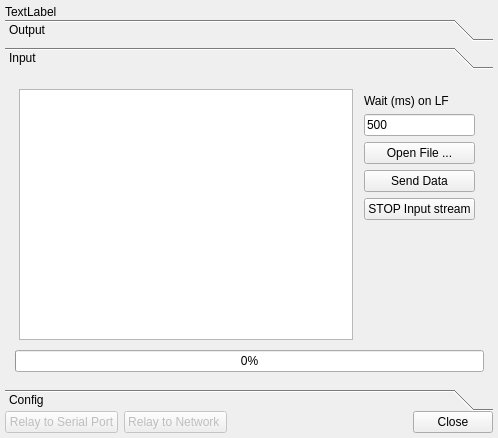
<?xml version="1.0" encoding="UTF-8"?>
<ui version="4.0">
 <class>CUartConsole</class>
 <widget class="QWidget" name="CUartConsole">
  <property name="geometry">
   <rect>
    <x>0</x>
    <y>0</y>
    <width>498</width>
    <height>438</height>
   </rect>
  </property>
  <property name="windowTitle">
   <string>Form</string>
  </property>
  <layout class="QVBoxLayout" name="verticalLayout_4">
   <property name="spacing">
    <number>5</number>
   </property>
   <property name="margin">
    <number>5</number>
   </property>
   <item>
    <layout class="QVBoxLayout">
     <property name="spacing">
      <number>0</number>
     </property>
     <property name="margin">
      <number>0</number>
     </property>
     <item>
      <widget class="QLabel" name="ConnectLbl">
       <property name="text">
        <string>TextLabel</string>
       </property>
      </widget>
     </item>
     <item>
      <widget class="QToolBox" name="toolBox">
       <property name="sizePolicy">
        <sizepolicy hsizetype="Expanding" vsizetype="Expanding">
         <horstretch>0</horstretch>
         <verstretch>0</verstretch>
        </sizepolicy>
       </property>
       <property name="layoutDirection">
        <enum>Qt::LeftToRight</enum>
       </property>
       <property name="currentIndex">
        <number>1</number>
       </property>
       <widget class="QWidget" name="output">
        <property name="geometry">
         <rect>
          <x>0</x>
          <y>0</y>
          <width>486</width>
          <height>307</height>
         </rect>
        </property>
        <attribute name="label">
         <string>Output</string>
        </attribute>
        <layout class="QVBoxLayout" name="verticalLayout_3">
         <item>
          <layout class="QHBoxLayout" name="_2">
           <property name="spacing">
            <number>6</number>
           </property>
           <property name="margin">
            <number>4</number>
           </property>
           <item>
            <widget class="QTextEdit" name="textEdit_out">
             <property name="sizePolicy">
              <sizepolicy hsizetype="Expanding" vsizetype="MinimumExpanding">
               <horstretch>0</horstretch>
               <verstretch>0</verstretch>
              </sizepolicy>
             </property>
             <property name="readOnly">
              <bool>true</bool>
             </property>
             <property name="acceptRichText">
              <bool>false</bool>
             </property>
            </widget>
           </item>
           <item>
            <layout class="QVBoxLayout" name="_3">
             <property name="spacing">
              <number>6</number>
             </property>
             <property name="margin">
              <number>4</number>
             </property>
             <item>
              <widget class="QPushButton" name="pbClear">
               <property name="minimumSize">
                <size>
                 <width>108</width>
                 <height>0</height>
                </size>
               </property>
               <property name="text">
                <string>Clear Console</string>
               </property>
              </widget>
             </item>
             <item>
              <widget class="QPushButton" name="pbSaveTo">
               <property name="enabled">
                <bool>false</bool>
               </property>
               <property name="text">
                <string>Save to File ...</string>
               </property>
              </widget>
             </item>
             <item>
              <spacer>
               <property name="orientation">
                <enum>Qt::Vertical</enum>
               </property>
               <property name="sizeType">
                <enum>QSizePolicy::Expanding</enum>
               </property>
               <property name="sizeHint" stdset="0">
                <size>
                 <width>20</width>
                 <height>10</height>
                </size>
               </property>
              </spacer>
             </item>
             <item>
              <widget class="QCheckBox" name="cbCRLF">
               <property name="text">
                <string>Interpret CR/LF</string>
               </property>
               <property name="checked">
                <bool>true</bool>
               </property>
              </widget>
             </item>
            </layout>
           </item>
          </layout>
         </item>
        </layout>
       </widget>
       <widget class="QWidget" name="input">
        <property name="geometry">
         <rect>
          <x>0</x>
          <y>0</y>
          <width>486</width>
          <height>307</height>
         </rect>
        </property>
        <attribute name="label">
         <string>Input</string>
        </attribute>
        <layout class="QVBoxLayout" name="verticalLayout_5">
         <item>
          <layout class="QVBoxLayout" name="verticalLayout_2">
           <property name="leftMargin">
            <number>1</number>
           </property>
           <property name="topMargin">
            <number>1</number>
           </property>
           <property name="bottomMargin">
            <number>2</number>
           </property>
           <item>
            <layout class="QHBoxLayout" name="_4">
             <property name="spacing">
              <number>6</number>
             </property>
             <property name="margin">
              <number>4</number>
             </property>
             <item>
              <widget class="QTextEdit" name="textEdit_in">
               <property name="sizePolicy">
                <sizepolicy hsizetype="Expanding" vsizetype="Minimum">
                 <horstretch>0</horstretch>
                 <verstretch>0</verstretch>
                </sizepolicy>
               </property>
               <property name="minimumSize">
                <size>
                 <width>0</width>
                 <height>60</height>
                </size>
               </property>
               <property name="accessibleName">
                <string/>
               </property>
               <property name="frameShape">
                <enum>QFrame::StyledPanel</enum>
               </property>
               <property name="documentTitle">
                <string/>
               </property>
               <property name="acceptRichText">
                <bool>false</bool>
               </property>
              </widget>
             </item>
             <item>
              <layout class="QVBoxLayout" name="_5">
               <property name="spacing">
                <number>6</number>
               </property>
               <property name="margin">
                <number>5</number>
               </property>
               <item>
                <widget class="QLabel" name="label">
                 <property name="sizePolicy">
                  <sizepolicy hsizetype="Minimum" vsizetype="Fixed">
                   <horstretch>0</horstretch>
                   <verstretch>0</verstretch>
                  </sizepolicy>
                 </property>
                 <property name="text">
                  <string>Wait (ms) on LF</string>
                 </property>
                </widget>
               </item>
               <item>
                <widget class="QLineEdit" name="lineEdit">
                 <property name="sizePolicy">
                  <sizepolicy hsizetype="Minimum" vsizetype="Fixed">
                   <horstretch>0</horstretch>
                   <verstretch>0</verstretch>
                  </sizepolicy>
                 </property>
                 <property name="text">
                  <string>500</string>
                 </property>
                 <property name="alignment">
                  <set>Qt::AlignLeading</set>
                 </property>
                </widget>
               </item>
               <item>
                <widget class="QPushButton" name="pbOpen">
                 <property name="minimumSize">
                  <size>
                   <width>0</width>
                   <height>21</height>
                  </size>
                 </property>
                 <property name="text">
                  <string>Open File ...</string>
                 </property>
                </widget>
               </item>
               <item>
                <widget class="QPushButton" name="pbSend">
                 <property name="minimumSize">
                  <size>
                   <width>0</width>
                   <height>21</height>
                  </size>
                 </property>
                 <property name="text">
                  <string>Send Data</string>
                 </property>
                </widget>
               </item>
               <item>
                <widget class="QPushButton" name="pbStop">
                 <property name="minimumSize">
                  <size>
                   <width>0</width>
                   <height>21</height>
                  </size>
                 </property>
                 <property name="text">
                  <string>STOP Input stream</string>
                 </property>
                </widget>
               </item>
               <item>
                <spacer name="verticalSpacer_2">
                 <property name="orientation">
                  <enum>Qt::Vertical</enum>
                 </property>
                 <property name="sizeHint" stdset="0">
                  <size>
                   <width>20</width>
                   <height>40</height>
                  </size>
                 </property>
                </spacer>
               </item>
              </layout>
             </item>
            </layout>
           </item>
           <item>
            <widget class="QProgressBar" name="inputProgressBar">
             <property name="value">
              <number>0</number>
             </property>
            </widget>
           </item>
          </layout>
         </item>
        </layout>
       </widget>
       <widget class="QWidget" name="config">
        <property name="geometry">
         <rect>
          <x>0</x>
          <y>0</y>
          <width>470</width>
          <height>191</height>
         </rect>
        </property>
        <attribute name="label">
         <string>Config</string>
        </attribute>
        <layout class="QVBoxLayout" name="verticalLayout_6">
         <item>
          <layout class="QVBoxLayout" name="verticalLayout">
           <property name="spacing">
            <number>2</number>
           </property>
           <property name="margin">
            <number>2</number>
           </property>
           <item>
            <layout class="QHBoxLayout" name="horizontalLayout_4">
             <item>
              <widget class="QLabel" name="label_5">
               <property name="text">
                <string>Baudrate :</string>
               </property>
              </widget>
             </item>
             <item>
              <widget class="QComboBox" name="baudCombo">
               <property name="currentIndex">
                <number>1</number>
               </property>
               <item>
                <property name="text">
                 <string>300</string>
                </property>
               </item>
               <item>
                <property name="text">
                 <string>1200</string>
                </property>
               </item>
               <item>
                <property name="text">
                 <string>2400</string>
                </property>
               </item>
               <item>
                <property name="text">
                 <string>4800</string>
                </property>
               </item>
               <item>
                <property name="text">
                 <string>9600</string>
                </property>
               </item>
               <item>
                <property name="text">
                 <string>19200</string>
                </property>
               </item>
               <item>
                <property name="text">
                 <string>38400</string>
                </property>
               </item>
              </widget>
             </item>
             <item>
              <spacer name="horizontalSpacer">
               <property name="orientation">
                <enum>Qt::Horizontal</enum>
               </property>
               <property name="sizeHint" stdset="0">
                <size>
                 <width>40</width>
                 <height>20</height>
                </size>
               </property>
              </spacer>
             </item>
            </layout>
           </item>
           <item>
            <layout class="QHBoxLayout" name="horizontalLayout">
             <property name="margin">
              <number>2</number>
             </property>
             <item>
              <widget class="QLabel" name="label_2">
               <property name="text">
                <string>Start bit : </string>
               </property>
              </widget>
             </item>
             <item>
              <widget class="QRadioButton" name="radioButton_2">
               <property name="text">
                <string>1</string>
               </property>
               <property name="checked">
                <bool>true</bool>
               </property>
              </widget>
             </item>
             <item>
              <widget class="QRadioButton" name="radioButton">
               <property name="enabled">
                <bool>false</bool>
               </property>
               <property name="text">
                <string>2</string>
               </property>
              </widget>
             </item>
            </layout>
           </item>
           <item>
            <layout class="QHBoxLayout" name="horizontalLayout_3">
             <property name="margin">
              <number>2</number>
             </property>
             <item>
              <widget class="QLabel" name="label_4">
               <property name="text">
                <string>Stop bit : </string>
               </property>
              </widget>
             </item>
             <item>
              <widget class="QRadioButton" name="radioButton_5">
               <property name="text">
                <string>1</string>
               </property>
               <property name="checked">
                <bool>true</bool>
               </property>
              </widget>
             </item>
             <item>
              <widget class="QRadioButton" name="radioButton_6">
               <property name="enabled">
                <bool>false</bool>
               </property>
               <property name="text">
                <string>2</string>
               </property>
              </widget>
             </item>
            </layout>
           </item>
           <item>
            <spacer name="verticalSpacer">
             <property name="orientation">
              <enum>Qt::Vertical</enum>
             </property>
             <property name="sizeHint" stdset="0">
              <size>
               <width>20</width>
               <height>40</height>
              </size>
             </property>
            </spacer>
           </item>
          </layout>
         </item>
        </layout>
       </widget>
      </widget>
     </item>
     <item>
      <layout class="QHBoxLayout" name="_6">
       <property name="spacing">
        <number>6</number>
       </property>
       <property name="margin">
        <number>0</number>
       </property>
       <item>
        <widget class="QPushButton" name="pbRelaySerialPort">
         <property name="enabled">
          <bool>false</bool>
         </property>
         <property name="text">
          <string>Relay to Serial Port</string>
         </property>
        </widget>
       </item>
       <item>
        <widget class="QPushButton" name="pbRelayNetwork">
         <property name="enabled">
          <bool>false</bool>
         </property>
         <property name="text">
          <string>Relay to Network </string>
         </property>
        </widget>
       </item>
       <item>
        <spacer>
         <property name="orientation">
          <enum>Qt::Horizontal</enum>
         </property>
         <property name="sizeHint" stdset="0">
          <size>
           <width>40</width>
           <height>20</height>
          </size>
         </property>
        </spacer>
       </item>
       <item>
        <widget class="QPushButton" name="pbClose">
         <property name="text">
          <string>Close</string>
         </property>
        </widget>
       </item>
      </layout>
     </item>
    </layout>
   </item>
  </layout>
 </widget>
 <resources/>
 <connections/>
</ui>
